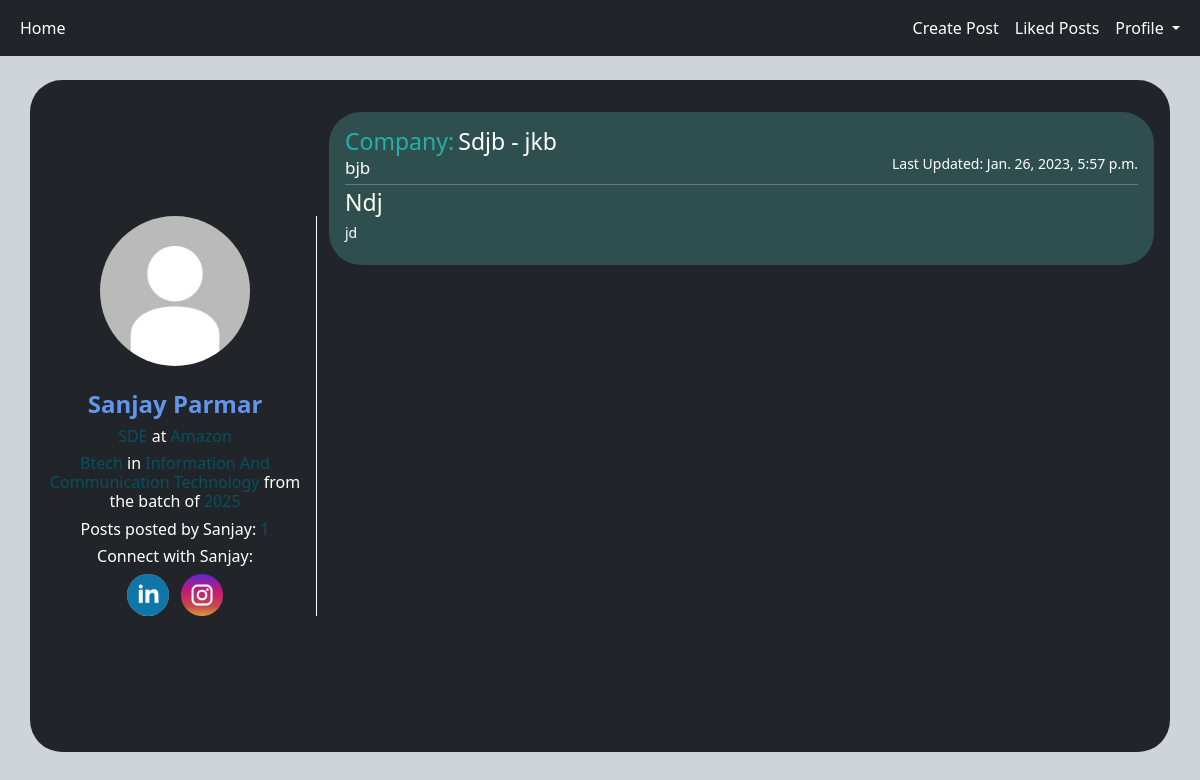
Screenshot of /profile/202101077_spc (signed in) with the database file from the repository.
### WOC/models.py (models this page shows, shortened)
class Profile(models.Model):
    user = models.ForeignKey(User, on_delete=models.CASCADE)
    id_user = models.IntegerField()
    first_name = models.CharField(max_length=32)
    last_name = models.CharField(max_length=32)
    profile_photo = models.ImageField(upload_to='profile_photo', default='default_photo.jpg')
    degree = models.CharField(max_length=32)
    program = models.CharField(max_length=60)
    year = models.IntegerField()

class AddProf(models.Model):
    main_user = models.ForeignKey(Profile, on_delete=models.CASCADE, null=True)
    ctc = models.IntegerField(default=-1)
    placed_at = models.CharField(max_length=60, default="DuMmY", blank=True)
    position = models.CharField(max_length=60, default="DuMmY", blank=True)
    linkedin_prof = models.TextField(default="none")
    insta_prof = models.TextField(default="none")

class Post(models.Model):
    user = models.CharField(max_length=30)
    id = models.UUIDField(primary_key=True, default=uuid.uuid4)
    company_name = models.CharField(max_length=255)
    title = models.TextField()
    job_profile = models.CharField(max_length=30)
    offer_type = models.CharField(max_length=30)
    year = models.IntegerField()
    posted_at = models.DateTimeField(default=datetime.now)
    main_blog = models.TextField()
    likes = models.IntegerField(default=0)
    creator = models.ForeignKey(Profile, on_delete=models.CASCADE, null=True, related_name='+')
    liked_by = models.ManyToManyField(Profile, default=None, blank=True)

### WOC/views.py (the view)
# urls.py: path('profile/<str:pk>', views.oprof, name='oprof'),
@login_required(login_url='login')
def oprof(request, pk):
    user_object = User.objects.get(username=pk)
    user_profile = Profile.objects.get(user=user_object)
    user_post = Post.objects.filter(creator=user_profile)
    number_of_post = len(user_post)
    user_add_profile = AddProf.objects.get(main_user=user_profile)
    curr_user = Profile.objects.get(user=request.user)
    context = {
        'user_object': user_object,
        'user_profile': user_profile,
        'user_post': user_post,
        'number_of_post': number_of_post,
        'user_add_profile': user_add_profile,
    }
    if curr_user.user == user_object:
        return render(request, 'profile.html', {'user_add_profile': user_add_profile, 'user_profile': user_profile})
    else:
        return render(request, 'profile_others.html', context)

### templates/profile_others.html (shortened to what this page needs)
<!DOCTYPE html>
<html lang="en">
<head>
    <link href="https://cdn.jsdelivr.net/npm/bootstrap@5.3.0-alpha1/dist/css/bootstrap.min.css" rel="stylesheet">
    <link rel="stylesheet" href="../static/css/profile_other.css">
</head>
<body class="bg-dark-subtle">
<nav class="navbar navbar-expand-lg bg-dark sticky-top">
  <div class="container-fluid ">
    <div class="collapse navbar-collapse " id="navbarSupportedContent">
      <ul class="navbar-nav me-auto mb-0 mb-lg-0 ">
        <li class="nav-item">
          <a class="nav-link active text-white" aria-current="page" href="/home">Home</a>
        </li>
          </ul>
        <ul class="navbar-nav ms-auto">
        <li class="nav-item ">
          <a class="nav-link text-white" href="/upload">Create Post</a>
        </li>
            <li class="nav-item ">
          <a class="nav-link text-white" href="likedpost">Liked Posts</a>
        </li>
        <li class="nav-item dropdown">
          <a class="nav-link dropdown-toggle me text-white" href="#" role="button" data-bs-toggle="dropdown" aria-expanded="false" >
            Profile
          </a>
        </li>
      </ul>
    </div>
  </div>
</nav>
<section class="my-4" style="height: 80vh">
    <div class="container bg-dark rounded-5 p-3">
        <div class="row d-flex justify-content-center align-items-center h-100">
            <div class="col-3 border-end border-white align-items-center text-center">
                <img src="{{ user_profile.profile_photo.url }}" class="rounded-circle mx-auto d-block mb-4">
                <h4 class="text-center" style="color: cornflowerblue; font-weight: bold">{{ user_profile.first_name }} {{ user_profile.last_name }}</h4>
            {% if user_add_profile.position != "DuMmY" and user_add_profile.placed_at != "DuMmY" %}
                <h6 class="text-white text-center"> <span class="text-info-emphasis">{{ user_add_profile.position }}
                </span> at <span class="text-info-emphasis">{{ user_add_profile.placed_at.capitalize }}</span></h6>
            {% endif %}
                <h6 class="text-white text-center"><span class="text-info-emphasis">{{ user_profile.degree }}</span> in
                    <span class="text-info-emphasis">{{ user_profile.program }}</span>
                    from the batch of <span class="text-info-emphasis">{{ user_profile.year }}</span></h6>
                <h6 class="text-white text-center">Posts posted by {{ user_profile.first_name }}: <span class="text-info-emphasis">
                    {{ number_of_post }}</span></h6>
                {% if user_add_profile.insta_prof != "none" or user_add_profile.linkedin_prof != "none" %}
                    <h6 class="text-white text-center">Connect with {{ user_profile.first_name }}:</h6>
                    {% if user_add_profile.linkedin_prof != "none" %}
                        <a href="{{ user_add_profile.linkedin_prof }}" target="_blank">
                            <img src="/media/linkedin.png" style="width:42px; height:42px;" class="rounded-circle me-2">
                        </a>
                    {% endif %}
                    {% if user_add_profile.insta_prof != "none" %}
                        <a href="{{ user_add_profile.insta_prof }}" target="_blank">
                            <img src="/media/insta.png" style="width:42px; height:42px;">
                        </a>
                    {% endif %}
                {% endif %}
            </div>
            <div class="col-9 overflow-y-scroll scrollbar scrollbar-primary" style="height: 80vh">
                {% if number_of_post == 0 %}
                    <div class="parth">
                        <div class="bg-info text-white rounded-5 px-3 py-3">
                            <h3>{{ user_profile.first_name }} has not posted anything.</h3>
                        </div>
                    </div>
                {% else %}
                    {% for post in user_post %}
                        <div class="parth my-3">
                            <div class="text-white rounded-5 px-3 py-3" style="background-color: darkslategray;"
                                 id="chaman">
                                <h1 class="main_blog" id="company">Company:</h1>
                                <h1 class="main_blog" id="compdata"> {{ post.company_name.capitalize }} - {{ post.offer_type }}</h1>
<br>
                                    <h1 class="main_blog" id="prof">{{ post.job_profile }}  </h1>
                                    <h1 class="main_blog" id="time">Last Updated: {{ post.posted_at }}</h1>
                                <hr class="mt-1 mb-1">
                                <div class="blog">
                                    <h1 class="title_blog">{{ post.title.capitalize }}</h1>
                                    <h1 class="main_blog">{{ post.main_blog }}</h1>
                                </div>
                            </div>
                        </div>
                    {% endfor %}
                {% endif %}
            </div>
        </div>
    </div>
</section>
</body>
</html>

### static/css/profile_other.css (style rules this page uses)
img { width: 150px; height: 150px; }
a:link { text-decoration: none; color: cornflowerblue; }
.main_blog { font-size: 14px; text-align: justify; }
#time { float: right; vertical-align: text-bottom; display: inline; }
#prof { font-size: 17px; display: inline; }
#company { font-size: 23px; display: inline; color: lightseagreen; padding-bottom: 2px; }
#compdata { font-size: 23px; display: inline; }
.title_blog { font-size: 23px; color: ivory; }
.scrollbar-primary { scrollbar-color: cornflowerblue #F5F5F5; }

### rows the page displays
Profile: profile_photo (placeholder picture), first_name "Sanjay", last_name "Parmar", degree "Btech", program "Information And Communication Technology", year "2025"
AddProf: position "SDE", placed_at "Amazon"
Post: company_name "Sdjb", offer_type "jkb", job_profile "bjb", posted_at "Jan. 26, 2023, 5:57 p.m.", title "Ndj", main_blog "jd"

### other values shown
{{ number_of_post }} "1"
